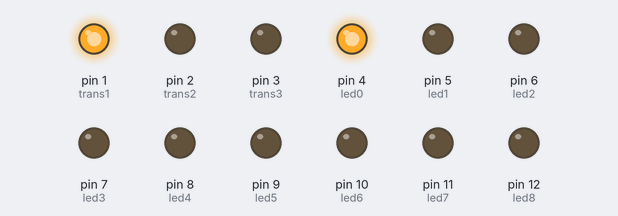
The sketch below on a simulated Arduino Uno, built with avr-gcc and run on an emulated ATmega328P. On the bench: output pins drawn as LEDs (lit = HIGH).

Above: at 0.1 s.
At 0.9 s:
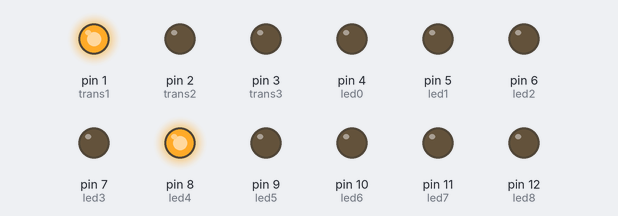
At 1.7 s:
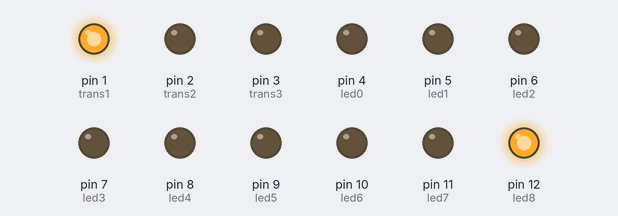
At 3.5 s:
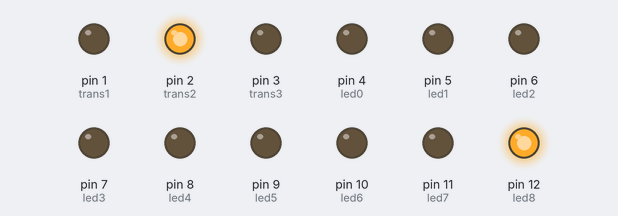
At 5.1 s:
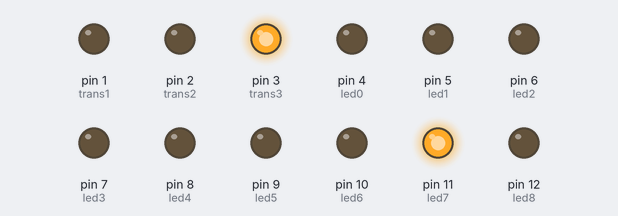
At 6.9 s:
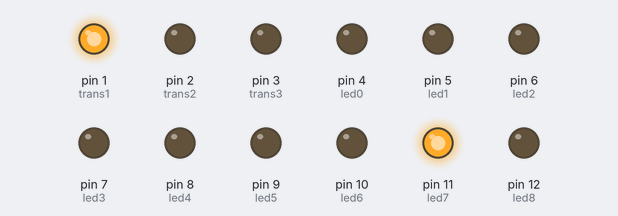
Timing chart, 0 to 7.2 s (numbered marks = the images above):
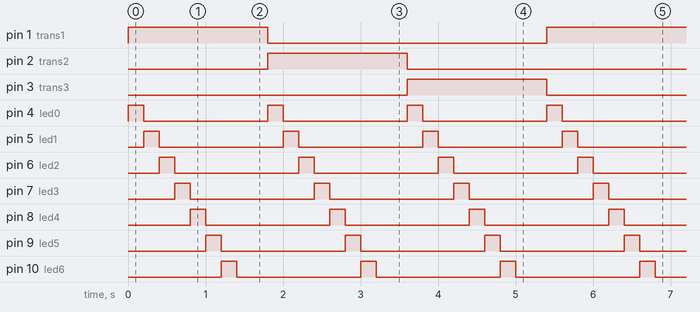

Measured:
- by itself, pin 1 (trans1), pin 2 (trans2), pin 3 (trans3): alternates HIGH for 1.8 s and LOW for 3.6 s
- by itself, pin 4 (led0), pin 5 (led1), pin 6 (led2), pin 7 (led3), pin 8 (led4), pin 9 (led5), pin 10 (led6), pin 11 (led7), pin 12 (led8): alternates HIGH for 0.20 s and LOW for 1.6 s
- by itself, everything shown: repeats every 5.4 s, in 27 steps

The sketch:

cub.ino
```cpp
/**********************************************************************************
**                                                                               **
**                              Array de 8 LEDs                                  **
**                                                                               **
**                                                                               **
**********************************************************************************/

//********** Includes *************************************************************

//********** Variables ************************************************************
const int trans1 = 1;
const int trans2 = 2;
const int trans3 = 3;
const int led0 = 4;          // donar nom al pin 4 de l’Arduino
const int led1 = 5;          // donar nom al pin 5 de l’Arduino
const int led2 = 6;          // donar nom al pin 6 de l’Arduino
const int led3 = 7;          // donar nom al pin 7 de l’Arduino
const int led4 = 8;          // donar nom al pin 8 de l’Arduino
const int led5 = 9;          // donar nom al pin 9 de l’Arduino
const int led6 = 10;         // donar nom al pin 10 de l’Arduino
const int led7 = 11;         // donar nom al pin 11 de l’Arduino
const int led8 = 12;         // donar nom al pin 12 de l’Arduino
int t = 200;

//********** Setup ****************************************************************
void setup(){
  pinMode(trans1, OUTPUT);     // definir el pin 1 com una sortida
  pinMode(trans2, OUTPUT);     // definir el pin 2 com una sortida
  pinMode(trans3, OUTPUT);     // definir el pin 3 com una sortida
  pinMode(led0, OUTPUT);     // definir el pin 4 com una sortida
  pinMode(led1, OUTPUT);     // definir el pin 5 com una sortida
  pinMode(led2, OUTPUT);     // definir el pin 6 com una sortida
  pinMode(led3, OUTPUT);     // definir el pin 7 com una sortida
  pinMode(led4, OUTPUT);     // definir el pin 8 com una sortida
  pinMode(led5, OUTPUT);     // definir el pin 9 com una sortida
  pinMode(led6, OUTPUT);     // definir el pin 10 com una sortida
  pinMode(led7, OUTPUT);     // definir el pin 11 com una sortida
  pinMode(led8, OUTPUT);     // definir el pin 12 com una sortida

}

//********** Loop *****************************************************************
void loop()
{
  digitalWrite(trans1, HIGH);  // posar a 0V el pin 1
  digitalWrite(trans2, LOW);  // posar a 0V el pin 2
  digitalWrite(trans3, LOW);  // posar a 0V el pin 3
  digitalWrite(led0, HIGH);    // posar a 0V el pin 4
  digitalWrite(led1, LOW);     // posar a 0V el pin 5
  digitalWrite(led2, LOW);     // posar a 0V el pin 6
  digitalWrite(led3, LOW);     // posar a 0V el pin 7
  digitalWrite(led4, LOW);     // posar a 0V el pin 8
  digitalWrite(led5, LOW);     // posar a 0V el pin 9
  digitalWrite(led6, LOW);     // posar a 0V el pin 10
  digitalWrite(led7, LOW);    // posar a 0V el pin 11
  digitalWrite(led8, LOW);     // posar a 0V el pin 12

  delay(t);                  // es queden leds t ms encesos

  digitalWrite(trans1, HIGH);  // posar a 0V el pin 1
  digitalWrite(trans2, LOW);  // posar a 0V el pin 2
  digitalWrite(trans3, LOW);  // posar a 0V el pin 3
  digitalWrite(led0, LOW);    // posar a 0V el pin 4
  digitalWrite(led1, HIGH);     // posar a 0V el pin 5
  digitalWrite(led2, LOW);     // posar a 0V el pin 6
  digitalWrite(led3, LOW);     // posar a 0V el pin 7
  digitalWrite(led4, LOW);     // posar a 0V el pin 8
  digitalWrite(led5, LOW);     // posar a 0V el pin 9
  digitalWrite(led6, LOW);     // posar a 0V el pin 10
  digitalWrite(led7, LOW);    // posar a 0V el pin 11
  digitalWrite(led8, LOW);     // posar a 0V el pin 12

  delay(t);                  // es queden leds t ms encesos

  digitalWrite(trans1, HIGH);  // posar a 0V el pin 1
  digitalWrite(trans2, LOW);  // posar a 0V el pin 2
  digitalWrite(trans3, LOW);  // posar a 0V el pin 3
  digitalWrite(led0, LOW);    // posar a 0V el pin 4
  digitalWrite(led1, LOW);     // posar a 0V el pin 5
  digitalWrite(led2, HIGH);     // posar a 0V el pin 6
  digitalWrite(led3, LOW);     // posar a 0V el pin 7
  digitalWrite(led4, LOW);     // posar a 0V el pin 8
  digitalWrite(led5, LOW);     // posar a 0V el pin 9
  digitalWrite(led6, LOW);     // posar a 0V el pin 10
  digitalWrite(led7, LOW);    // posar a 0V el pin 11
  digitalWrite(led8, LOW);     // posar a 0V el pin 12

  delay(t);                  // es queden leds t ms encesos

  digitalWrite(trans1, HIGH);  // posar a 0V el pin 1
  digitalWrite(trans2, LOW);  // posar a 0V el pin 2
  digitalWrite(trans3, LOW);  // posar a 0V el pin 3
  digitalWrite(led0, LOW);    // posar a 0V el pin 4
  digitalWrite(led1, LOW);     // posar a 0V el pin 5
  digitalWrite(led2, LOW);     // posar a 0V el pin 6
  digitalWrite(led3, HIGH);     // posar a 0V el pin 7
  digitalWrite(led4, LOW);     // posar a 0V el pin 8
  digitalWrite(led5, LOW);     // posar a 0V el pin 9
  digitalWrite(led6, LOW);     // posar a 0V el pin 10
  digitalWrite(led7, LOW);    // posar a 0V el pin 11
  digitalWrite(led8, LOW);     // posar a 0V el pin 12

  delay(t);                  // es queden leds t ms encesos

  digitalWrite(trans1, HIGH);  // posar a 0V el pin 1
  digitalWrite(trans2, LOW);  // posar a 0V el pin 2
  digitalWrite(trans3, LOW);  // posar a 0V el pin 3
  digitalWrite(led0, LOW);    // posar a 0V el pin 4
  digitalWrite(led1, LOW);     // posar a 0V el pin 5
  digitalWrite(led2, LOW);     // posar a 0V el pin 6
  digitalWrite(led3, LOW);     // posar a 0V el pin 7
  digitalWrite(led4, HIGH);     // posar a 0V el pin 8
  digitalWrite(led5, LOW);     // posar a 0V el pin 9
  digitalWrite(led6, LOW);     // posar a 0V el pin 10
  digitalWrite(led7, LOW);    // posar a 0V el pin 11
  digitalWrite(led8, LOW);     // posar a 0V el pin 12

  delay(t);                  // es queden leds t ms encesos

  digitalWrite(trans1, HIGH);  // posar a 0V el pin 1
  digitalWrite(trans2, LOW);  // posar a 0V el pin 2
  digitalWrite(trans3, LOW);  // posar a 0V el pin 3
  digitalWrite(led0, LOW);    // posar a 0V el pin 4
  digitalWrite(led1, LOW);     // posar a 0V el pin 5
  digitalWrite(led2, LOW);     // posar a 0V el pin 6
  digitalWrite(led3, LOW);     // posar a 0V el pin 7
  digitalWrite(led4, LOW);     // posar a 0V el pin 8
  digitalWrite(led5, HIGH);     // posar a 0V el pin 9
  digitalWrite(led6, LOW);     // posar a 0V el pin 10
  digitalWrite(led7, LOW);    // posar a 0V el pin 11
  digitalWrite(led8, LOW);     // posar a 0V el pin 12

  delay(t);                  // es queden leds t ms encesos

  digitalWrite(trans1, HIGH);  // posar a 0V el pin 1
  digitalWrite(trans2, LOW);  // posar a 0V el pin 2
  digitalWrite(trans3, LOW);  // posar a 0V el pin 3
  digitalWrite(led0, LOW);    // posar a 0V el pin 4
  digitalWrite(led1, LOW);     // posar a 0V el pin 5
  digitalWrite(led2, LOW);     // posar a 0V el pin 6
  digitalWrite(led3, LOW);     // posar a 0V el pin 7
  digitalWrite(led4, LOW);     // posar a 0V el pin 8
  digitalWrite(led5, LOW);     // posar a 0V el pin 9
  digitalWrite(led6, HIGH);     // posar a 0V el pin 10
  digitalWrite(led7, LOW);    // posar a 0V el pin 11
  digitalWrite(led8, LOW);     // posar a 0V el pin 12

  delay(t);                  // es queden leds t ms encesos

  digitalWrite(trans1, HIGH);  // posar a 0V el pin 1
  digitalWrite(trans2, LOW);  // posar a 0V el pin 2
  digitalWrite(trans3, LOW);  // posar a 0V el pin 3
  digitalWrite(led0, LOW);    // posar a 0V el pin 4
  digitalWrite(led1, LOW);     // posar a 0V el pin 5
  digitalWrite(led2, LOW);     // posar a 0V el pin 6
  digitalWrite(led3, LOW);     // posar a 0V el pin 7
  digitalWrite(led4, LOW);     // posar a 0V el pin 8
  digitalWrite(led5, LOW);     // posar a 0V el pin 9
  digitalWrite(led6, LOW);     // posar a 0V el pin 10
  digitalWrite(led7, HIGH);    // posar a 0V el pin 11
  digitalWrite(led8, LOW);     // posar a 0V el pin 12

  delay(t);                  // es queden leds t ms encesos

  digitalWrite(trans1, HIGH);  // posar a 0V el pin 1
  digitalWrite(trans2, LOW);  // posar a 0V el pin 2
  digitalWrite(trans3, LOW);  // posar a 0V el pin 3
  digitalWrite(led0, LOW);    // posar a 0V el pin 4
  digitalWrite(led1, LOW);     // posar a 0V el pin 5
  digitalWrite(led2, LOW);     // posar a 0V el pin 6
  digitalWrite(led3, LOW);     // posar a 0V el pin 7
  digitalWrite(led4, LOW);     // posar a 0V el pin 8
  digitalWrite(led5, LOW);     // posar a 0V el pin 9
  digitalWrite(led6, LOW);     // posar a 0V el pin 10
  digitalWrite(led7, LOW);    // posar a 0V el pin 11
  digitalWrite(led8, HIGH);     // posar a 0V el pin 12

  delay(t);                  // es queden leds t ms encesos

  digitalWrite(trans1, LOW);  // posar a 0V el pin 1
  digitalWrite(trans2, HIGH);  // posar a 0V el pin 2
  digitalWrite(trans3, LOW);  // posar a 0V el pin 3
  digitalWrite(led0, HIGH);    // posar a 0V el pin 4
  digitalWrite(led1, LOW);     // posar a 0V el pin 5
  digitalWrite(led2, LOW);     // posar a 0V el pin 6
  digitalWrite(led3, LOW);     // posar a 0V el pin 7
  digitalWrite(led4, LOW);     // posar a 0V el pin 8
  digitalWrite(led5, LOW);     // posar a 0V el pin 9
  digitalWrite(led6, LOW);     // posar a 0V el pin 10
  digitalWrite(led7, LOW);    // posar a 0V el pin 11
  digitalWrite(led8, LOW);     // posar a 0V el pin 12

  delay(t);                  // es queden leds t ms encesos

  digitalWrite(trans1, LOW);  // posar a 0V el pin 1
  digitalWrite(trans2, HIGH);  // posar a 0V el pin 2
  digitalWrite(trans3, LOW);  // posar a 0V el pin 3
  digitalWrite(led0, LOW);    // posar a 0V el pin 4
  digitalWrite(led1, HIGH);     // posar a 0V el pin 5
  digitalWrite(led2, LOW);     // posar a 0V el pin 6
  digitalWrite(led3, LOW);     // posar a 0V el pin 7
  digitalWrite(led4, LOW);     // posar a 0V el pin 8
  digitalWrite(led5, LOW);     // posar a 0V el pin 9
  digitalWrite(led6, LOW);     // posar a 0V el pin 10
  digitalWrite(led7, LOW);    // posar a 0V el pin 11
  digitalWrite(led8, LOW);     // posar a 0V el pin 12

  delay(t);                  // es queden leds t ms encesos

  digitalWrite(trans1, LOW);  // posar a 0V el pin 1
  digitalWrite(trans2, HIGH);  // posar a 0V el pin 2
  digitalWrite(trans3, LOW);  // posar a 0V el pin 3
  digitalWrite(led0, LOW);    // posar a 0V el pin 4
  digitalWrite(led1, LOW);     // posar a 0V el pin 5
  digitalWrite(led2, HIGH);     // posar a 0V el pin 6
  digitalWrite(led3, LOW);     // posar a 0V el pin 7
  digitalWrite(led4, LOW);     // posar a 0V el pin 8
  digitalWrite(led5, LOW);     // posar a 0V el pin 9
  digitalWrite(led6, LOW);     // posar a 0V el pin 10
  digitalWrite(led7, LOW);    // posar a 0V el pin 11
  digitalWrite(led8, LOW);     // posar a 0V el pin 12

  delay(t);                  // es queden leds t ms encesos

  digitalWrite(trans1, LOW);  // posar a 0V el pin 1
  digitalWrite(trans2, HIGH);  // posar a 0V el pin 2
  digitalWrite(trans3, LOW);  // posar a 0V el pin 3
  digitalWrite(led0, LOW);    // posar a 0V el pin 4
  digitalWrite(led1, LOW);     // posar a 0V el pin 5
  digitalWrite(led2, LOW);     // posar a 0V el pin 6
  digitalWrite(led3, HIGH);     // posar a 0V el pin 7
  digitalWrite(led4, LOW);     // posar a 0V el pin 8
  digitalWrite(led5, LOW);     // posar a 0V el pin 9
  digitalWrite(led6, LOW);     // posar a 0V el pin 10
  digitalWrite(led7, LOW);    // posar a 0V el pin 11
  digitalWrite(led8, LOW);     // posar a 0V el pin 12

  delay(t);                  // es queden leds t ms encesos

  digitalWrite(trans1, LOW);  // posar a 0V el pin 1
  digitalWrite(trans2, HIGH);  // posar a 0V el pin 2
  digitalWrite(trans3, LOW);  // posar a 0V el pin 3
  digitalWrite(led0, LOW);    // posar a 0V el pin 4
  digitalWrite(led1, LOW);     // posar a 0V el pin 5
  digitalWrite(led2, LOW);     // posar a 0V el pin 6
  digitalWrite(led3, LOW);     // posar a 0V el pin 7
  digitalWrite(led4, HIGH);     // posar a 0V el pin 8
  digitalWrite(led5, LOW);     // posar a 0V el pin 9
  digitalWrite(led6, LOW);     // posar a 0V el pin 10
  digitalWrite(led7, LOW);    // posar a 0V el pin 11
  digitalWrite(led8, LOW);     // posar a 0V el pin 12

  delay(t);                  // es queden leds t ms encesos

  digitalWrite(trans1, LOW);  // posar a 0V el pin 1
  digitalWrite(trans2, HIGH);  // posar a 0V el pin 2
  digitalWrite(trans3, LOW);  // posar a 0V el pin 3
  digitalWrite(led0, LOW);    // posar a 0V el pin 4
  digitalWrite(led1, LOW);     // posar a 0V el pin 5
  digitalWrite(led2, LOW);     // posar a 0V el pin 6
  digitalWrite(led3, LOW);     // posar a 0V el pin 7
  digitalWrite(led4, LOW);     // posar a 0V el pin 8
  digitalWrite(led5, HIGH);     // posar a 0V el pin 9
  digitalWrite(led6, LOW);     // posar a 0V el pin 10
  digitalWrite(led7, LOW);    // posar a 0V el pin 11
  digitalWrite(led8, LOW);     // posar a 0V el pin 12

  delay(t);                  // es queden leds t ms encesos

  digitalWrite(trans1, LOW);  // posar a 0V el pin 1
  digitalWrite(trans2, HIGH);  // posar a 0V el pin 2
  digitalWrite(trans3, LOW);  // posar a 0V el pin 3
  digitalWrite(led0, LOW);    // posar a 0V el pin 4
  digitalWrite(led1, LOW);     // posar a 0V el pin 5
  digitalWrite(led2, LOW);     // posar a 0V el pin 6
  digitalWrite(led3, LOW);     // posar a 0V el pin 7
  digitalWrite(led4, LOW);     // posar a 0V el pin 8
  digitalWrite(led5, LOW);     // posar a 0V el pin 9
  digitalWrite(led6, HIGH);     // posar a 0V el pin 10
  digitalWrite(led7, LOW);    // posar a 0V el pin 11
  digitalWrite(led8, LOW);     // posar a 0V el pin 12

  delay(t);                  // es queden leds t ms encesos

  digitalWrite(trans1, LOW);  // posar a 0V el pin 1
  digitalWrite(trans2, HIGH);  // posar a 0V el pin 2
  digitalWrite(trans3, LOW);  // posar a 0V el pin 3
  digitalWrite(led0, LOW);    // posar a 0V el pin 4
  digitalWrite(led1, LOW);     // posar a 0V el pin 5
  digitalWrite(led2, LOW);     // posar a 0V el pin 6
  digitalWrite(led3, LOW);     // posar a 0V el pin 7
  digitalWrite(led4, LOW);     // posar a 0V el pin 8
  digitalWrite(led5, LOW);     // posar a 0V el pin 9
  digitalWrite(led6, LOW);     // posar a 0V el pin 10
  digitalWrite(led7, HIGH);    // posar a 0V el pin 11
  digitalWrite(led8, LOW);     // posar a 0V el pin 12

  delay(t);                  // es queden leds t ms encesos

  digitalWrite(trans1, LOW);  // posar a 0V el pin 1
  digitalWrite(trans2, HIGH);  // posar a 0V el pin 2
  digitalWrite(trans3, LOW);  // posar a 0V el pin 3
  digitalWrite(led0, LOW);    // posar a 0V el pin 4
  digitalWrite(led1, LOW);     // posar a 0V el pin 5
  digitalWrite(led2, LOW);     // posar a 0V el pin 6
  digitalWrite(led3, LOW);     // posar a 0V el pin 7
  digitalWrite(led4, LOW);     // posar a 0V el pin 8
  digitalWrite(led5, LOW);     // posar a 0V el pin 9
  digitalWrite(led6, LOW);     // posar a 0V el pin 10
  digitalWrite(led7, LOW);    // posar a 0V el pin 11
  digitalWrite(led8, HIGH);     // posar a 0V el pin 12

  delay(t);                  // es queden leds t ms encesos

  digitalWrite(trans1, LOW);  // posar a 0V el pin 1
  digitalWrite(trans2, LOW);  // posar a 0V el pin 2
  digitalWrite(trans3, HIGH);  // posar a 0V el pin 3
  digitalWrite(led0, HIGH);    // posar a 0V el pin 4
  digitalWrite(led1, LOW);     // posar a 0V el pin 5
  digitalWrite(led2, LOW);     // posar a 0V el pin 6
  digitalWrite(led3, LOW);     // posar a 0V el pin 7
  digitalWrite(led4, LOW);     // posar a 0V el pin 8
  digitalWrite(led5, LOW);     // posar a 0V el pin 9
  digitalWrite(led6, LOW);     // posar a 0V el pin 10
  digitalWrite(led7, LOW);    // posar a 0V el pin 11
  digitalWrite(led8, LOW);     // posar a 0V el pin 12

  delay(t);                  // es queden leds t ms encesos

  digitalWrite(trans1, LOW);  // posar a 0V el pin 1
  digitalWrite(trans2, LOW);  // posar a 0V el pin 2
  digitalWrite(trans3, HIGH);  // posar a 0V el pin 3
  digitalWrite(led0, LOW);    // posar a 0V el pin 4
  digitalWrite(led1, HIGH);     // posar a 0V el pin 5
  digitalWrite(led2, LOW);     // posar a 0V el pin 6
  digitalWrite(led3, LOW);     // posar a 0V el pin 7
  digitalWrite(led4, LOW);     // posar a 0V el pin 8
  digitalWrite(led5, LOW);     // posar a 0V el pin 9
  digitalWrite(led6, LOW);     // posar a 0V el pin 10
  digitalWrite(led7, LOW);    // posar a 0V el pin 11
  digitalWrite(led8, LOW);     // posar a 0V el pin 12

  delay(t);                  // es queden leds t ms encesos

  digitalWrite(trans1, LOW);  // posar a 0V el pin 1
  digitalWrite(trans2, LOW);  // posar a 0V el pin 2
  digitalWrite(trans3, HIGH);  // posar a 0V el pin 3
  digitalWrite(led0, LOW);    // posar a 0V el pin 4
  digitalWrite(led1, LOW);     // posar a 0V el pin 5
  digitalWrite(led2, HIGH);     // posar a 0V el pin 6
  digitalWrite(led3, LOW);     // posar a 0V el pin 7
  digitalWrite(led4, LOW);     // posar a 0V el pin 8
  digitalWrite(led5, LOW);     // posar a 0V el pin 9
  digitalWrite(led6, LOW);     // posar a 0V el pin 10
  digitalWrite(led7, LOW);    // posar a 0V el pin 11
  digitalWrite(led8, LOW);     // posar a 0V el pin 12

  delay(t);                  // es queden leds t ms encesos

  digitalWrite(trans1, LOW);  // posar a 0V el pin 1
  digitalWrite(trans2, LOW);  // posar a 0V el pin 2
  digitalWrite(trans3, HIGH);  // posar a 0V el pin 3
  digitalWrite(led0, LOW);    // posar a 0V el pin 4
  digitalWrite(led1, LOW);     // posar a 0V el pin 5
  digitalWrite(led2, LOW);     // posar a 0V el pin 6
  digitalWrite(led3, HIGH);     // posar a 0V el pin 7
  digitalWrite(led4, LOW);     // posar a 0V el pin 8
  digitalWrite(led5, LOW);     // posar a 0V el pin 9
  digitalWrite(led6, LOW);     // posar a 0V el pin 10
  digitalWrite(led7, LOW);    // posar a 0V el pin 11
  digitalWrite(led8, LOW);     // posar a 0V el pin 12

  delay(t);                  // es queden leds t ms encesos

  digitalWrite(trans1, LOW);  // posar a 0V el pin 1
  digitalWrite(trans2, LOW);  // posar a 0V el pin 2
  digitalWrite(trans3, HIGH);  // posar a 0V el pin 3
  digitalWrite(led0, LOW);    // posar a 0V el pin 4
  digitalWrite(led1, LOW);     // posar a 0V el pin 5
  digitalWrite(led2, LOW);     // posar a 0V el pin 6
  digitalWrite(led3, LOW);     // posar a 0V el pin 7
  digitalWrite(led4, HIGH);     // posar a 0V el pin 8
  digitalWrite(led5, LOW);     // posar a 0V el pin 9
  digitalWrite(led6, LOW);     // posar a 0V el pin 10
  digitalWrite(led7, LOW);    // posar a 0V el pin 11
  digitalWrite(led8, LOW);     // posar a 0V el pin 12

  delay(t);                  // es queden leds t ms encesos

  digitalWrite(trans1, LOW);  // posar a 0V el pin 1
  digitalWrite(trans2, LOW);  // posar a 0V el pin 2
  digitalWrite(trans3, HIGH);  // posar a 0V el pin 3
  digitalWrite(led0, LOW);    // posar a 0V el pin 4
  digitalWrite(led1, LOW);     // posar a 0V el pin 5
  digitalWrite(led2, LOW);     // posar a 0V el pin 6
  digitalWrite(led3, LOW);     // posar a 0V el pin 7
  digitalWrite(led4, LOW);     // posar a 0V el pin 8
  digitalWrite(led5, HIGH);     // posar a 0V el pin 9
  digitalWrite(led6, LOW);     // posar a 0V el pin 10
  digitalWrite(led7, LOW);    // posar a 0V el pin 11
  digitalWrite(led8, LOW);     // posar a 0V el pin 12

  delay(t);                  // es queden leds t ms encesos

  digitalWrite(trans1, LOW);  // posar a 0V el pin 1
  digitalWrite(trans2, LOW);  // posar a 0V el pin 2
  digitalWrite(trans3, HIGH);  // posar a 0V el pin 3
  digitalWrite(led0, LOW);    // posar a 0V el pin 4
  digitalWrite(led1, LOW);     // posar a 0V el pin 5
  digitalWrite(led2, LOW);     // posar a 0V el pin 6
  digitalWrite(led3, LOW);     // posar a 0V el pin 7
  digitalWrite(led4, LOW);     // posar a 0V el pin 8
  digitalWrite(led5, LOW);     // posar a 0V el pin 9
  digitalWrite(led6, HIGH);     // posar a 0V el pin 10
  digitalWrite(led7, LOW);    // posar a 0V el pin 11
  digitalWrite(led8, LOW);     // posar a 0V el pin 12

  delay(t);                  // es queden leds t ms encesos

  digitalWrite(trans1, LOW);  // posar a 0V el pin 1
  digitalWrite(trans2, LOW);  // posar a 0V el pin 2
  digitalWrite(trans3, HIGH);  // posar a 0V el pin 3
  digitalWrite(led0, LOW);    // posar a 0V el pin 4
  digitalWrite(led1, LOW);     // posar a 0V el pin 5
  digitalWrite(led2, LOW);     // posar a 0V el pin 6
  digitalWrite(led3, LOW);     // posar a 0V el pin 7
  digitalWrite(led4, LOW);     // posar a 0V el pin 8
  digitalWrite(led5, LOW);     // posar a 0V el pin 9
  digitalWrite(led6, LOW);     // posar a 0V el pin 10
  digitalWrite(led7, HIGH);    // posar a 0V el pin 11
  digitalWrite(led8, LOW);     // posar a 0V el pin 12

  delay(t);                  // es queden leds t ms encesos

  digitalWrite(trans1, LOW);  // posar a 0V el pin 1
  digitalWrite(trans2, LOW);  // posar a 0V el pin 2
  digitalWrite(trans3, HIGH);  // posar a 0V el pin 3
  digitalWrite(led0, LOW);    // posar a 0V el pin 4
  digitalWrite(led1, LOW);     // posar a 0V el pin 5
  digitalWrite(led2, LOW);     // posar a 0V el pin 6
  digitalWrite(led3, LOW);     // posar a 0V el pin 7
  digitalWrite(led4, LOW);     // posar a 0V el pin 8
  digitalWrite(led5, LOW);     // posar a 0V el pin 9
  digitalWrite(led6, LOW);     // posar a 0V el pin 10
  digitalWrite(led7, LOW);    // posar a 0V el pin 11
  digitalWrite(led8, HIGH);     // posar a 0V el pin 12

  delay(t);                  // es queden leds t ms encesos


}

//********** Funcions *************************************************************
```
